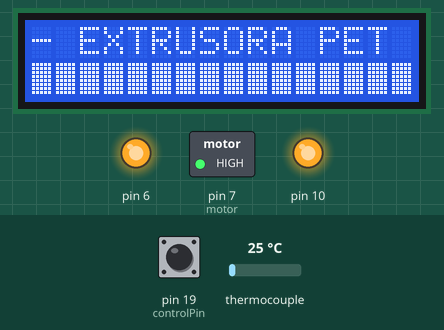
Simulated run of this sketch. Board: Arduino Uno, built with avr-gcc and run on an emulated ATmega328P. On the bench: 16×2 character LCD, switched loads named in the sketch (green lamp = pin HIGH), output pins drawn as LEDs (lit = HIGH). Wiring (inferred from the names in the program): MAX6675 thermocouple converter: CS pin 9. Inputs (shaded band) come from the test bench; at power-on: thermocouple 25 °C, pin 19 (controlPin) HIGH. Pins used as bus, display or sensor lines are not drawn; what the sketch prints to the serial monitor is not drawn.

Above: at 3.1 s.
At 4.9 s:
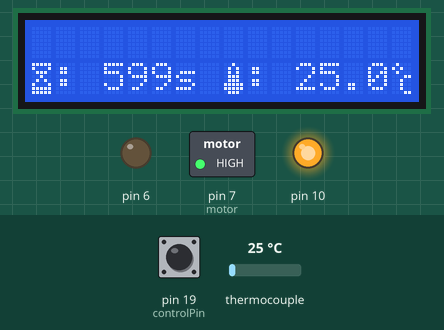
5.0 s: thermocouple set to 6 °C
At 5.53 s:
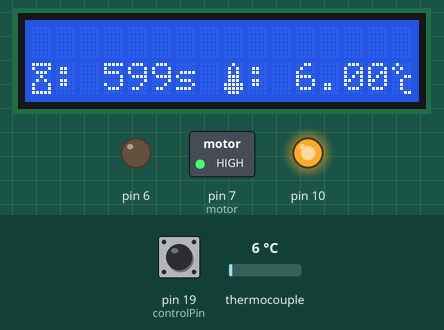
7.2 s: thermocouple set to 75 °C
At 7.6 s:
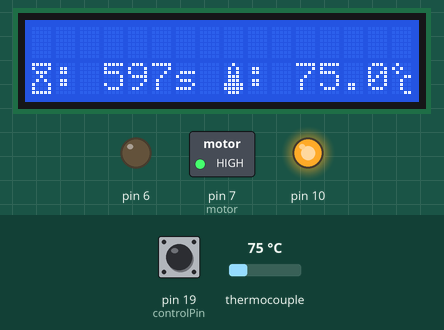
9.2 s: thermocouple set to 150 °C
At 9.6 s:
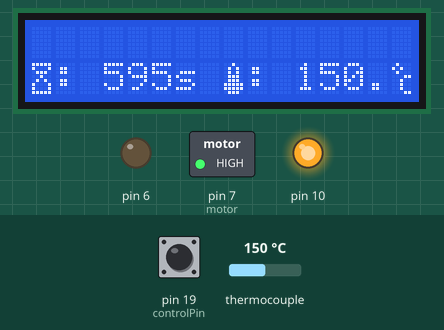
Timing chart, 0 to 12.2 s (numbered marks = the images above; inputs shaded):
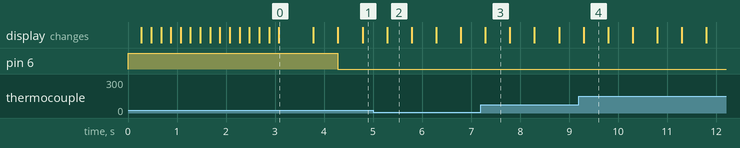

Measured:
- what the display in image 0 shows lasts 0.7 s, from 3.1 s to 3.8 s
- what the display in image 2 shows lasts 0.5 s, from 5.3 s to 5.8 s

The sketch:

PetExtruder.ino
```cpp
#include <SPI.h>          // incluimos la libreria de SPI,
#include <LiquidCrystal.h>//incluimos la libreria de LCD16X2
#include "variables.h"    //incluimos las variables
#include "motor.h"
#include "sensor.h"    //incluimos las variables
#include "lcd.h"          //incluimos las funciones generadas para la pantalla

void setup() {
    Serial.begin(9600);
    sensorInit();
    motorInit(),
    resistorInit();
    lcdInit();
}

void loop() {
  //  (COLUMNA, FILA)
   menuExtrusion();
   extrusionInit();
}
```

motor.h
```cpp
void motorInit(){
     pinMode(7,OUTPUT);
     digitalWrite(7,HIGH);
  }
void resistorInit(){
     pinMode(6,OUTPUT);
     digitalWrite(6,HIGH);
  }
void moveMotor(){
     Serial.println("****************");
     Serial.println("Iniciando Motor");
     digitalWrite(7,LOW);
  }
void stopMotor(){
     digitalWrite(7,HIGH);
  }
void startResistor(){
     digitalWrite(6,LOW);
  }
void stopResistor(){
     digitalWrite(6,HIGH);
  }
```

sensor.h
```cpp
void sensorInit(){
    SPI.begin();
    pinMode(PIN_CS_MAX6675,OUTPUT);
    pinMode(controlPin, INPUT);
    digitalWrite(PIN_CS_MAX6675,HIGH);
  }
float getTemperature(){
    digitalWrite(PIN_CS_MAX6675,LOW);
    temperatura=SPI.transfer(0);
    temperatura<<=8;
    temperatura|=SPI.transfer(0);
    digitalWrite(PIN_CS_MAX6675,HIGH);
    temperatura>>=3;
    return(1.00*temperatura/4);
}

float printTemperature(float t){
    Serial.print("Temperatura de extrusion: ");
    Serial.print(t);
    Serial.println(" °C");
  }

void precalentar(int temp_Actual){
         if(temp_Actual >= 300)stopResistor();

         if(temp_Actual < 280){
            startResistor();
         }
         if(temp_Actual < 200)stopMotor();
  }

void calentar(int temp_Actual){
  if(temp_Actual > 240){
          moveMotor();
         }
         if(temp_Actual >= 240)stopResistor();

         if(temp_Actual < 210){
            startResistor();
         }

         if(temp_Actual < 200)stopMotor();
  }
```

variables.h
```cpp
const int rs = 12, en = 11, d4 = 5, d5 = 4, d6 = 3, d7 = 2;
LiquidCrystal lcd(rs, en, d4, d5, d6, d7);    //se  defiunen los pines de la pantalla lcd 16x2

#define PIN_CS_MAX6675 9     // pin de control para el sensor de températura
#define ESPERA_ENTRE_LECTURAS 500 // Un valo  r mayor que 220 ms (al menos 250 ms por seguridad)

int temperatura; // Entero en el que se almacenan los datos recibidos desde el MAX6675
unsigned long t;
unsigned long tc;
unsigned long t_precalentamiento;

boolean control = false;
int controlPin = 19;
boolean i = true;
int n = 0;
byte centigrados[8] =     //variable para generar el caracter Corazon
{
  0b01000,
  0b10100,
  0b01000,
  0b00011,
  0b00100,
  0b00100,
  0b00100,
  0b00011
};

byte carga   [8] =   //variable para carga de la pantalla
{
  0b11111,
  0b11111,
  0b11111,
  0b11111,
  0b11111,
  0b11111,
  0b11111,
  0b11111,
};

byte termometer[8] =   //variable para generar el caracter carita feliz
{
   0b00100,
   0b01010,
   0b01010,
   0b01110,
   0b01110,
   0b11111,
   0b11111,
   0b01110
  };

byte a1[8] =     //variable para generar el caracter carita triste
{
0b00000,
0b01010,
0b01010,
0b00000,
0b00000,
0b01110,
0b00001,
0b00000,
};

byte a2[8] =     //variable para generar el caracter pelota arriba
{
0b00000,
0b00000,
0b01110,
0b11111,
0b11111,
0b11111,
0b01110,
0b00000,
};

byte a3[8] =     //variable para generar el caracter pelota abajo
{
0b00000,
0b01110,
0b11111,
0b11111,
0b11111,
0b01110,
0b00000,
0b00000,
};

byte reloj1[8] =    //variable para generar el caracter reloj de arena lleno
{
0b11111,
0b10001,
0b01110,
0b00100,
0b01010,
0b10001,
0b10001,
0b11111,
};

byte reloj2[8] =     //variable para generar el caracter reloj de arena vacio
{
0b11111,
0b10001,
0b01110,
0b00100,
0b01010,
0b10001,
0b11111,
0b11111,
};

//Funcion para generar retraso de tiempo
void wait(int tiempo){
  unsigned long T = millis();
  while(millis()<T+tiempo){}
}
```

lcd.h
```cpp
//****************************************************************//
//  Creamos la funcion Inicio del Extrusor para la pantalla LCD16X2
//  se incluye una pequeña "carga" del sistema
//****************************************************************//

void menuInicio(){       //funcion para mostrar el menu de inicio
  lcd.setCursor(0,0);
  lcd.print("- EXTRUSORA PET ");  // mensaje de inicio
  for(int i=0 ; i<16;i++){     //carga de corazones en pantalla
    lcd.setCursor(i,1);
    lcd.write(byte(1));
    delay(200);
  }
  delay(500);                 //espera 0.5 segundos
}

//****************************************************************//
//  Creamos la funcion Menu de Extrusor  para la pantalla LCD16X2
//****************************************************************//

void menuExtrusion(){
  boolean aux = digitalRead(19);   // lee el pin del boton
  while(control == true){          //si no se detecta cambio se queda en el while
      if(digitalRead(19)==false && aux == true)control = !control; //si hay cambio sale
      lcd.setCursor(0,0);
      lcd.print(" Pulse el Boton ");  // mensaje de inicio
      lcd.setCursor(0,1);
      lcd.print("Iniciar Extrusor");
  }
}

//****************************************************************//
//  Creamos la funcion Iniciar Extrusor para la pantalla LCD16X2
//  ademas esta funcion inicia el proceso de la maquina
//****************************************************************//
void extrusionInit(){
   lcd.clear();
   lcd.setCursor(0,0);                //mueve el cursos a la columna 0 de la fila 1

   lcd.setCursor(8, 1);
   lcd.write(byte(2));
   lcd.print(":");
   t = millis();
   tc = millis();
   t_precalentamiento = millis();
   while(millis()- tc < 600000 ){    //bucle de extrusion incia automaticamente
      if((millis()-t)>500){//condicion cada segundo de los 30 seg
         t = millis();
         unsigned long t_restante = 600 - (millis()-tc)/1000;
         if(t_restante >= 100)lcd.setCursor(3,1);   //condifciones para imprimir numeros
         else if(t_restante < 100 && t_restante >= 100){//que cambian de 2 a 1 digito en lcd
            lcd.setCursor(3,1);
            lcd.print(" ");
            lcd.setCursor(4,1);
         }
         else if(t_restante < 100 && t_restante >= 100){//que cambian de 2 a 1 digito en lcd
            lcd.setCursor(4,1);
            lcd.print(" ");
            lcd.setCursor(5,1);
         }
         lcd.print(t_restante);     // imprime el tiempo restante
         lcd.setCursor(6,1);
         lcd.print("s");

         float K = getTemperature();
         printTemperature(K);

         if(millis() - t_precalentamiento < 60000){
            precalentar(K);
         }
         else{
            calentar(K);
         }

         i = !i;                    // cambia el simbolo reloj
         lcd.setCursor(0, 1);
         lcd.write(byte(6+int(i)));  // imprime el simbolo reloj en LCD con movimiento
         Serial.print(byte(6+int(i)));
         lcd.print(":");
         lcd.setCursor(11, 1);
         lcd.print(K);
         lcd.setCursor(15, 1);
         lcd.write(byte(0));
      }
   }
   delay(2000);
   control = ! control;        //variable de control de juego para reiniciar
}


void lcdInit(){
  lcd.begin(16, 2); //Inicializa la pantalla LCD 16x2 CARACTERES
  lcd.createChar(0, centigrados);      //se genera el caracter grados centigrados
  lcd.createChar(1, carga);
  lcd.createChar(2, termometer);    //se genera el caracter termometro
  lcd.createChar(3, a1);
  lcd.createChar(4, a2);
  lcd.createChar(5, a3);
  lcd.createChar(6, reloj1);    //se genera el caracter reloj de arena lleno
  lcd.createChar(7, reloj2);    //se genera el caracter reloj de arena vacio
  menuInicio();                 //se llama a la funcion menu inicio
}
```
